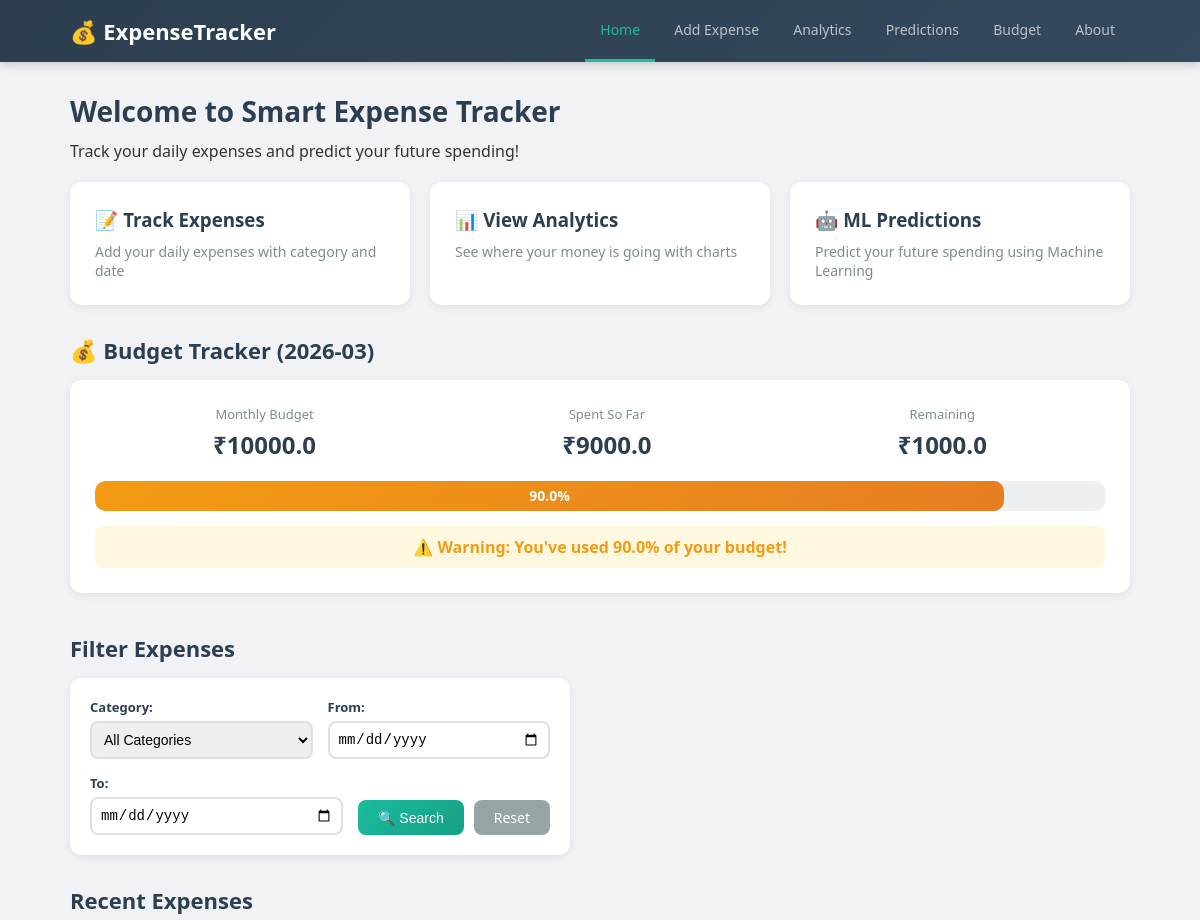
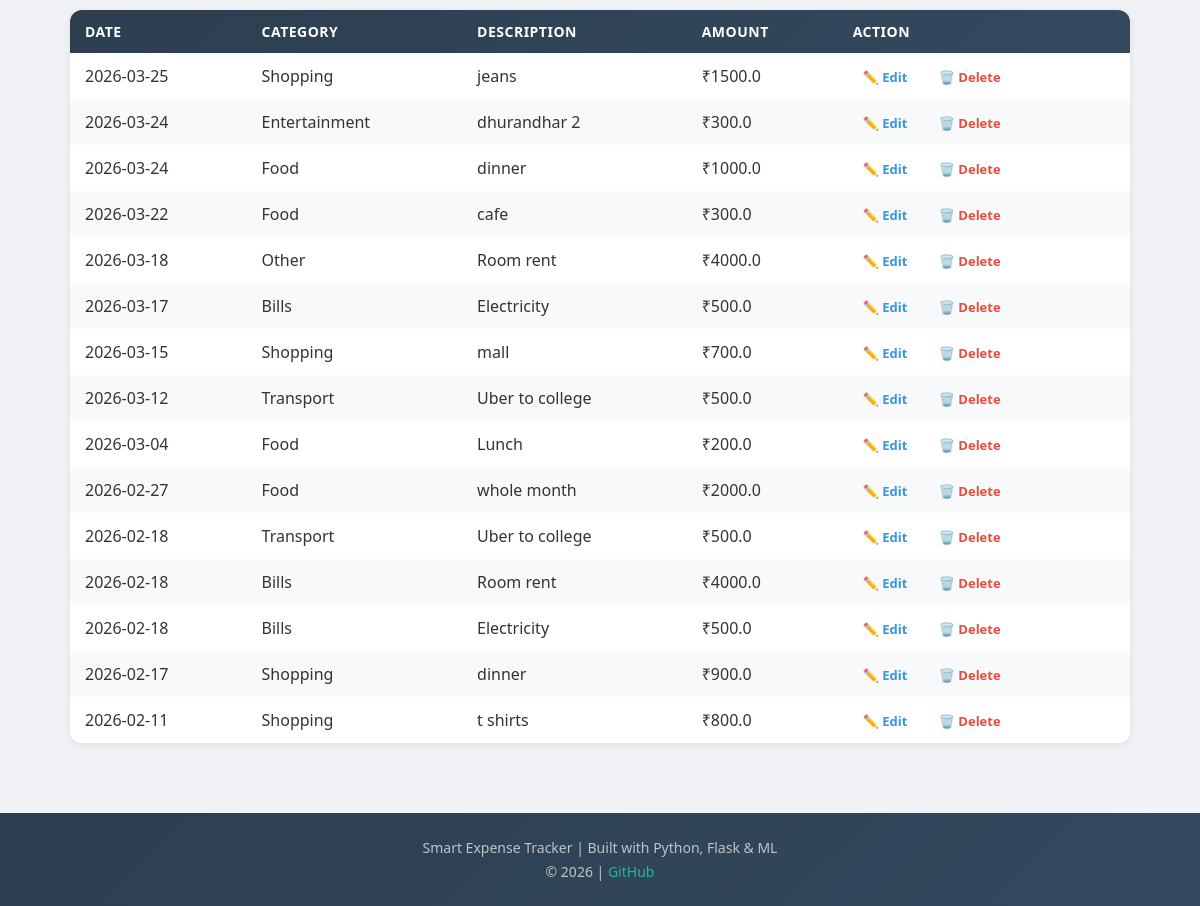
The page / on the database its author committed (2 pictures, top to bottom).
### tables this page shows
CREATE TABLE settings (
            id INTEGER PRIMARY KEY AUTOINCREMENT,
            budget REAL NOT NULL
        );

CREATE TABLE expenses (
            id INTEGER PRIMARY KEY AUTOINCREMENT,
            amount REAL NOT NULL,
            category TEXT NOT NULL,
            description TEXT,
            date TEXT NOT NULL
        );

### app.py (the view)
@app.route('/')
def home():
    conn = get_db_connection()
    category = request.args.get('category')
    date_from = request.args.get('date_from')
    date_to = request.args.get('date_to')
    query = 'SELECT * FROM expenses WHERE 1=1'
    params = []
    if category:
        query += ' AND category = ?'
        params.append(category)
    if date_from:
        query += ' AND date >= ?'
        params.append(date_from)
    if date_to:
        query += ' AND date <= ?'
        params.append(date_to)
    query += ' ORDER BY date DESC'
    expenses = conn.execute(query, params).fetchall()
    import datetime
    current_month = datetime.datetime.now().strftime('%Y-%m')
    budget_row = conn.execute('SELECT * FROM settings').fetchone()
    budget = budget_row['budget'] if budget_row else None
    month_expenses = conn.execute(
        "SELECT SUM(amount) as total FROM expenses WHERE date LIKE ?",
        (current_month + '%',)
    ).fetchone()
    month_spent = month_expenses['total'] if month_expenses['total'] else 0
    if budget and budget > 0:
        budget_percentage = round((month_spent / budget) * 100, 1)
    else:
        budget_percentage = 0
    conn.close()
    return render_template('index.html',
                           expenses=expenses,
                           category=category,
                           date_from=date_from,
                           date_to=date_to,
                           budget=budget,
                           month_spent=month_spent,
                           budget_percentage=budget_percentage,
                           current_month=current_month)

### app.py (called while the page is built)
def get_db_connection():
    conn = sqlite3.connect('expenses.db')
    conn.row_factory = sqlite3.Row
    return conn

### templates/index.html (shortened to what this page needs)
{% extends 'base.html' %}
{% block content %}
    <h1>Welcome to Smart Expense Tracker</h1>
    <p>Track your daily expenses and predict your future spending!</p>
    <div class="features">
        <div class="feature-card">
            <h3>📝 Track Expenses</h3>
            <p>Add your daily expenses with category and date</p>
        </div>
        <div class="feature-card">
            <h3>📊 View Analytics</h3>
            <p>See where your money is going with charts</p>
        </div>
        <div class="feature-card">
            <h3>🤖 ML Predictions</h3>
            <p>Predict your future spending using Machine Learning</p>
        </div>
    </div>
    {% if budget %}
    <div class="budget-section" style="margin-top: 30px;">
        <h2>💰 Budget Tracker ({{ current_month }})</h2>
        <div class="budget-card">
            <div class="budget-info">
                <div class="budget-item">
                    <span class="budget-label">Monthly Budget</span>
                    <span class="budget-value">₹{{ budget }}</span>
                </div>
                <div class="budget-item">
                    <span class="budget-label">Spent So Far</span>
                    <span class="budget-value">₹{{ month_spent }}</span>
                </div>
                <div class="budget-item">
                    <span class="budget-label">Remaining</span>
                    <span class="budget-value {% if budget - month_spent < 0 %}over-budget{% endif %}">
                        ₹{{ (budget - month_spent)|round(2) }}
                    </span>
                </div>
            </div>
            <div class="progress-container">
                <div class="progress-bar
                    {% if budget_percentage > 100 %}progress-danger
                    {% elif budget_percentage > 80 %}progress-warning
                    {% else %}progress-safe{% endif %}"
                    style="width: {% if budget_percentage > 100 %}100{% else %}{{ budget_percentage }}{% endif %}%">
                    {{ budget_percentage }}%
                </div>
            </div>
            {% if budget_percentage > 100 %}
                <p class="budget-alert danger">
                    🚨 You've OVERSPENT your budget by ₹{{ (month_spent - budget)|round(2) }}!
                </p>
            {% elif budget_percentage > 80 %}
                <p class="budget-alert warning">
                    ⚠️ Warning: You've used {{ budget_percentage }}% of your budget!
                </p>
            {% elif budget_percentage > 50 %}
                <p class="budget-alert info">
                    ℹ️ You've used {{ budget_percentage }}% of your budget.
                </p>
            {% endif %}
        </div>
    </div>
    {% else %}
    <div class="budget-section" style="margin-top: 30px;">
        <div class="no-budget">
            <p>No budget set. <a href="/budget">Set your monthly budget</a> to track spending!</p>
        </div>
    </div>
    {% endif %}
    <h2 style="margin-top: 40px;">Filter Expenses</h2>
    <form method="GET" action="/" class="filter-form">
        <div class="filter-row">
            <div class="filter-item">
                <label for="category">Category:</label>
                <select id="category" name="category">
                    <option value="">All Categories</option>
                </select>
            </div>
            <div class="filter-item">
                <label for="date_from">From:</label>
                <input type="date" id="date_from" name="date_from"
                       value="{{ date_from if date_from else '' }}">
            </div>
            <div class="filter-item">
                <label for="date_to">To:</label>
                <input type="date" id="date_to" name="date_to"
                       value="{{ date_to if date_to else '' }}">
            </div>
            <div class="filter-buttons">
                <button type="submit">🔍 Search</button>
                <a href="/" class="reset-btn">Reset</a>
            </div>
        </div>
    </form>
    <h2 style="margin-top: 30px;">
        {% if category or date_from or date_to %}
            Filtered Results
        {% else %}
            Recent Expenses
        {% endif %}
    </h2>
    {% if expenses %}
        <div class="table-wrapper">
            <table>
                <thead>
                    <tr>
                        <th>Date</th>
                        <th>Category</th>
                        <th>Description</th>
                        <th>Amount</th>
                        <th>Action</th>
                    </tr>
                </thead>
                <tbody>
                    {% for expense in expenses %}
                    <tr>
                        <td>{{ expense['date'] }}</td>
                        <td>{{ expense['category'] }}</td>
                        <td>{{ expense['description'] }}</td>
                        <td>₹{{ expense['amount'] }}</td>
                        <td>
                            <a href="/edit/{{ expense['id'] }}" class="edit-btn">
                                ✏️ Edit
                            </a>
                            <a href="/delete/{{ expense['id'] }}" class="delete-btn"
                               onclick="return confirm('Are you sure you want to delete this expense?')">
                                🗑️ Delete
                            </a>
                        </td>
                    </tr>
                    {% endfor %}
                </tbody>
            </table>
        </div>
    {% else %}
        <p style="margin-top: 15px; color: #888;">
            No expenses found.
            <a href="/add">Add your first expense!</a>
        </p>
    {% endif %}
{% endblock %}

### static/style.css (style rules this page uses)
* { margin: 0; padding: 0; box-sizing: border-box; }
body { font-family: 'Segoe UI', Tahoma, Geneva, Verdana, sans-serif; background-color: #f0f2f5; color: #333; min-height: 100vh; display: flex; flex-direction: column; }
html, body { overflow-x: hidden; width: 100%; }
h1 { color: #2c3e50; margin-bottom: 10px; font-size: 28px; }
h2 { color: #2c3e50; margin-bottom: 10px; font-size: 22px; }
.features { display: flex; gap: 20px; margin-top: 20px; flex-wrap: wrap; }
.feature-card { background: white; padding: 25px; border-radius: 12px; flex: 1; min-width: 200px; box-shadow: 0 2px 8px rgba(0,0,0,0.08); transition: transform 0.3s ease, box-shadow 0.3s ease; }
.feature-card h3 { margin-bottom: 10px; color: #2c3e50; }
.feature-card p { color: #7f8c8d; font-size: 14px; }
form { background: white; padding: 30px; border-radius: 12px; box-shadow: 0 2px 8px rgba(0,0,0,0.08); max-width: 500px; }
label { display: block; margin-top: 15px; margin-bottom: 5px; font-weight: bold; color: #2c3e50; font-size: 14px; }
input, select { width: 100%; padding: 10px 12px; border: 2px solid #e0e0e0; border-radius: 8px; font-size: 14px; transition: border-color 0.3s ease; }
button { margin-top: 20px; padding: 12px 30px; background: linear-gradient(135deg, #1abc9c, #16a085); color: white; border: none; border-radius: 8px; font-size: 16px; cursor: pointer; width: 100%; transition: transform 0.2s ease, box-shadow 0.2s ease; }
.table-wrapper { width: 100%; overflow-x: auto; border-radius: 12px; margin-top: 15px; box-shadow: 0 2px 8px rgba(0,0,0,0.08); }
table { width: 100%; border-collapse: collapse; background: white; min-width: 500px; }
thead { background: linear-gradient(135deg, #2c3e50, #34495e); color: white; }
th, td { padding: 12px 15px; text-align: left; }
th { font-size: 14px; text-transform: uppercase; letter-spacing: 0.5px; }
tbody tr { transition: background-color 0.2s ease; }
tbody tr:nth-child(even) { background-color: #f8f9fa; }
.edit-btn { color: #3498db; text-decoration: none; font-weight: bold; padding: 5px 10px; border-radius: 5px; margin-right: 8px; transition: all 0.3s ease; font-size: 13px; }
.delete-btn { color: #e74c3c; text-decoration: none; font-weight: bold; padding: 5px 10px; border-radius: 5px; transition: all 0.3s ease; font-size: 13px; }
.filter-form { background: white; padding: 20px; border-radius: 12px; box-shadow: 0 2px 8px rgba(0,0,0,0.08); margin-top: 15px; }
.filter-row { display: flex; gap: 15px; align-items: flex-end; flex-wrap: wrap; }
.filter-item { flex: 1; min-width: 150px; }
.filter-item label { display: block; margin-bottom: 5px; font-weight: bold; color: #2c3e50; margin-top: 0; font-size: 13px; }
.filter-item select, .filter-item input { width: 100%; padding: 8px; border: 2px solid #e0e0e0; border-radius: 8px; }
.filter-buttons { display: flex; gap: 10px; }
.filter-buttons button { margin-top: 0; padding: 8px 20px; width: auto; font-size: 14px; }
.reset-btn { padding: 8px 20px; background-color: #95a5a6; color: white; text-decoration: none; border-radius: 8px; font-size: 14px; display: flex; align-items: center; transition: background-color 0.3s ease; }
.budget-card { background: white; padding: 25px; border-radius: 12px; box-shadow: 0 2px 8px rgba(0,0,0,0.08); margin-top: 15px; }
.budget-info { display: flex; justify-content: space-around; margin-bottom: 20px; flex-wrap: wrap; gap: 10px; }
.budget-item { text-align: center; }
.budget-label { display: block; color: #7f8c8d; font-size: 13px; margin-bottom: 5px; }
.budget-value { font-size: 24px; font-weight: bold; color: #2c3e50; }
.progress-container { background: #ecf0f1; border-radius: 10px; height: 30px; overflow: hidden; margin-bottom: 15px; }
.progress-bar { height: 100%; border-radius: 10px; text-align: center; line-height: 30px; color: white; font-weight: bold; font-size: 14px; transition: width 0.8s ease; }
.progress-warning { background: linear-gradient(135deg, #f39c12, #e67e22); }
.budget-alert { padding: 10px; border-radius: 8px; font-weight: bold; text-align: center; }
.budget-alert.warning { background: #fff8e1; color: #f39c12; }

### rows shown on the page
settings: budget "10000.0", (budget-month_spent)|round(2) "1000.0"
expenses: date "2026-03-25", category "Shopping", description "jeans", amount "1500.0"
expenses: date "2026-03-24", category "Entertainment", description "dhurandhar 2", amount "300.0"
expenses: date "2026-03-24", category "Food", description "dinner", amount "1000.0"
expenses: date "2026-03-22", category "Food", description "cafe", amount "300.0"
expenses: date "2026-03-18", category "Other", description "Room rent", amount "4000.0"
expenses: date "2026-03-17", category "Bills", description "Electricity", amount "500.0"
expenses: date "2026-03-15", category "Shopping", description "mall", amount "700.0"
expenses: date "2026-03-12", category "Transport", description "Uber to college", amount "500.0"
expenses: date "2026-03-04", category "Food", description "Lunch", amount "200.0"
expenses: date "2026-02-27", category "Food", description "whole month", amount "2000.0"
expenses: date "2026-02-18", category "Transport", description "Uber to college", amount "500.0"
expenses: date "2026-02-18", category "Bills", description "Room rent", amount "4000.0"
expenses: date "2026-02-18", category "Bills", description "Electricity", amount "500.0"
expenses: date "2026-02-17", category "Shopping", description "dinner", amount "900.0"
expenses: date "2026-02-11", category "Shopping", description "t shirts", amount "800.0"

### other values the page prints
{{ month_spent }} "9000.0"
{{ budget_percentage }} "90.0"
